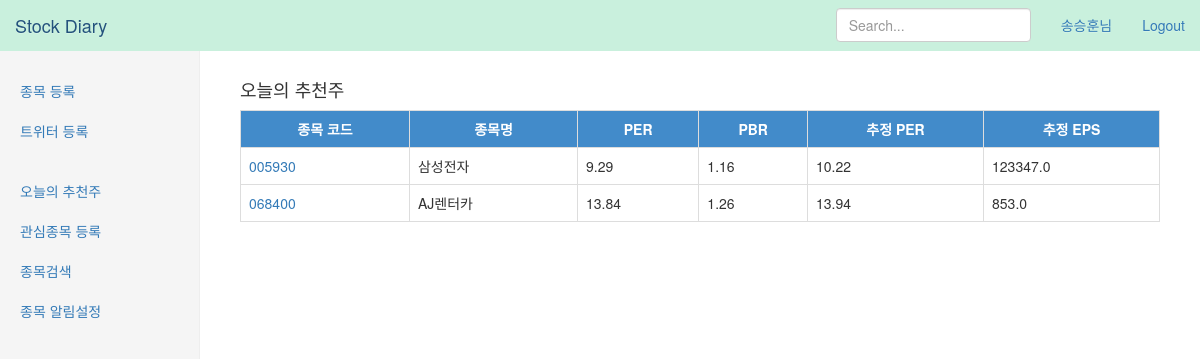
Screenshot of /stock/today (signed in) with the database file from the repository.
### stock/models.py (models this page shows, shortened)
class StockInform(models.Model):
	stock_code = models.ForeignKey(Stock)
	year = models.IntegerField()
	per = models.FloatField()
	pbr = models.FloatField()
	cns_per = models.FloatField()
	cns_eps = models.FloatField()

class Stock(models.Model):
	stock_code = models.CharField(max_length=10)
	stock_name = models.CharField(max_length=100)
	stock_gubun = models.CharField(max_length=10, default="코스피")

### stock/views.py (the view)
def today_stock(request):
	stock_items = []
	stock = StockFilter.objects.filter(filter_name='todaystock')
	_pbr_from = stock[0].pbr_from
	_pbr_to = stock[0].pbr_to
	_per_from = stock[0].cns_per_from
	_per_to = stock[0].cns_per_to
	stock_items = StockInform.objects.filter(
		pbr__gt=_pbr_from,
		pbr__lt=_pbr_to,
		cns_per__gt=_per_from,
		cns_per__lt=_per_to,
		)
	variable = RequestContext(request,{
		'stock_items':stock_items,
		})
	return render_to_response('stock/today.html',variable)

### stock/templates/stock/today.html
{% extends "stock/base.html" %}
{% block contents %}
<h4>오늘의 추천주</h4>
<table class="table table-bordered table-hover">
<tr>
	<th>종목 코드</th>
	<th>종목명</th>
	<th>PER</th>
	<th>PBR</th>
	<th>추정 PER</th>
	<th>추정 EPS</th>
</tr>
{% for stock_item in stock_items %}
<tr>
	<td><a href="http://finance.naver.com/item/main.nhn?code={{ stock_item.stock_code.stock_code }}" target="_blank">{{ stock_item.stock_code.stock_code }}</a></td>
	<td>{{ stock_item.stock_code.stock_name }}</td>
	<td>{{ stock_item.per }}</td>
	<td>{{ stock_item.pbr }}</td>
	<td>{{ stock_item.cns_per }}</td>
	<td>{{ stock_item.cns_eps }}</td>
</tr>
{% endfor %}
</table>
{% endblock %}

### stock/templates/stock/base.html (shortened to what this page needs)
<!doctype html>
{% load static from staticfiles %}
<html>
<head>
<link rel="stylesheet" href="https://maxcdn.bootstrapcdn.com/bootstrap/3.3.2/css/bootstrap.min.css">
<link rel="stylesheet" href="https://maxcdn.bootstrapcdn.com/bootstrap/3.3.2/css/bootstrap-theme.min.css">
<link rel="stylesheet" href="//code.jquery.com/ui/1.11.4/themes/smoothness/jquery-ui.css">
<link rel="stylesheet" href="{% static 'stock/stock.css' %}">
</head>
<body>
	<nav class="navbar navbar-fixed-top nav-bar-color">
      <div class="container-fluid">
        <div class="navbar-header">
          <a class="navbar-brand" href="#">Stock Diary</a>
        </div>
        <div id="navbar" class="navbar-collapse collapse">
          <ul class="nav navbar-nav navbar-right">
            {% if request.user.is_authenticated %}
            <li><a href="#">{{ request.user.last_name }}{{ request.user.first_name }}님</a></li>
            <li><a href="{% url 'logout' %}">Logout</a></li>
            {% else %}
            <li><a href="{% url 'login' %}">Login</a></li>
            <li><a href="{% url 'register' %}">Register</a></li>
            {% endif %}
          </ul>
          <form class="navbar-form navbar-right" method="POST" action="{% url 'stock_search' %}">
            <input type="text" class="form-control" placeholder="Search..." id="search_key" name="search_key" autocomplete="off">
          </form>
        </div>
      </div>
    </nav>
	<div class="container-fluid">
      <div class="row">
        <div class="col-sm-3 col-md-2 sidebar">
          {% if request.user.is_staff %}
          <ul class="nav nav-sidebar">
            <li><a href="{% url 'list' %}" >종목 등록</a></li>
            <li><a href="{% url 'tweet_send' %}">트위터 등록</a></li>
          </ul>
          {% endif %}
          <ul class="nav nav-sidebar">
            <li><a href="{% url 'today_stock' %}">오늘의 추천주</a></li>
            <li><a href="{% url 'favorite' %}">관심종목 등록</a></li>
            <li><a href="{% url 'search_stock' %}">종목검색</a></li>
            <li><a href="{% url 'alarm' %}">종목 알림설정</a></li>
          </ul>
        </div>
        <div class="col-sm-9 col-sm-offset-3 col-md-10 col-md-offset-2 main">
			{% block contents %}{% endblock %}
        </div>
      </div>
    </div>
</body>
</html>

### stock/static/stock/stock.css (style rules this page uses)
body { padding-top: 50px; }
@media (min-width: 768px) { .sidebar { position: fixed; top: 51px; bottom: 0; left: 0; z-index: 1000; display: block; padding: 20px; overflow-x: hidden; overflow-y: auto; background-color: #f5f5f5; border-right: 1px solid #eee; } }
.main { padding: 20px; }
@media (min-width: 768px) { .main { padding-right: 40px; padding-left: 40px; } }
.nav-sidebar { margin-right: -21px; margin-bottom: 20px; margin-left: -20px; }
.nav-sidebar > li > a { padding-right: 20px; padding-left: 20px; }
.nav-bar-color { background-color:#C9F0DD; }
th { text-align: center; background-color: #428bca; color:white; }

### stock/templates/stock/base.html (style rules this page uses)
body { padding-top: 50px; }
@media (min-width: 768px) { .sidebar { position: fixed; top: 51px; bottom: 0; left: 0; z-index: 1000; display: block; padding: 20px; overflow-x: hidden; overflow-y: auto; background-color: #f5f5f5; border-right: 1px solid #eee; } }
.main { padding: 20px; }
@media (min-width: 768px) { .main { padding-right: 40px; padding-left: 40px; } }
.nav-sidebar { margin-right: -21px; margin-bottom: 20px; margin-left: -20px; }
.nav-sidebar > li > a { padding-right: 20px; padding-left: 20px; }
.nav-bar-color { background-color:#C9F0DD; }
th { text-align: center; background-color: #428bca; color:white; }

### rows the page displays
StockInform: stock_code.stock_code "005930", stock_code.stock_name "삼성전자", per "9.29", pbr "1.16", cns_per "10.22", cns_eps "123347.0"
StockInform: stock_code.stock_code "068400", stock_code.stock_name "AJ렌터카", per "13.84", pbr "1.26", cns_per "13.94", cns_eps "853.0"

### other values shown
{{ request.user.last_name }} "송"
{{ request.user.first_name }} "승훈"
